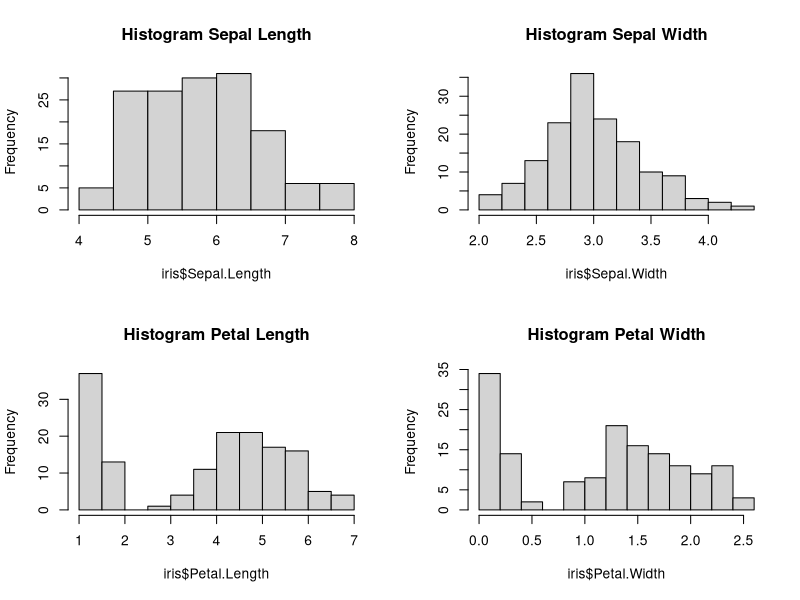
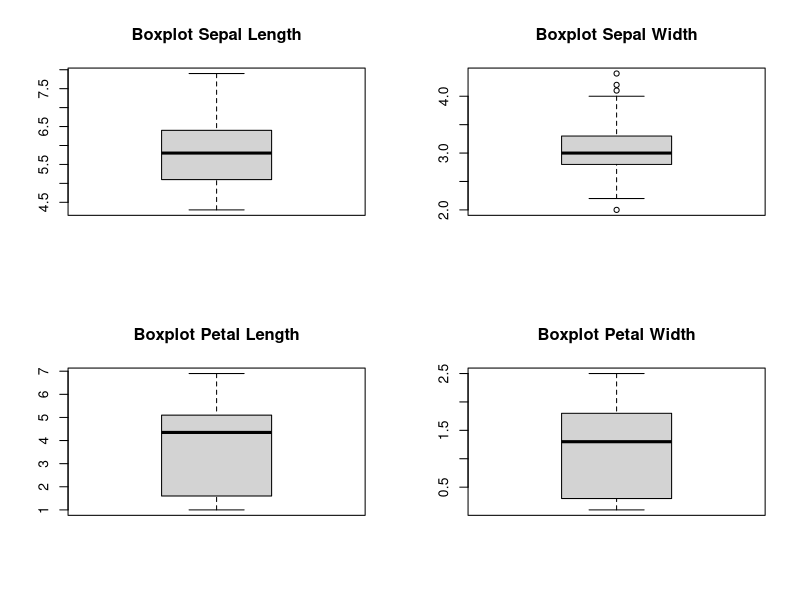
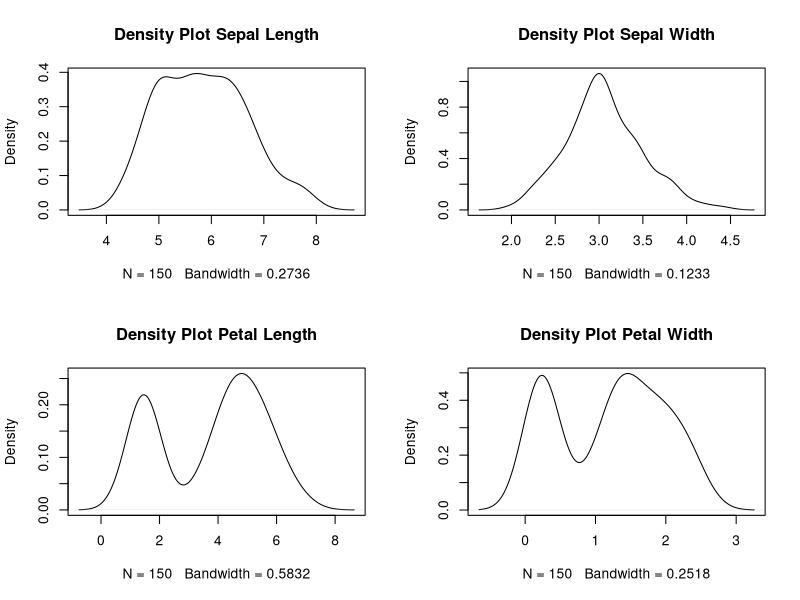
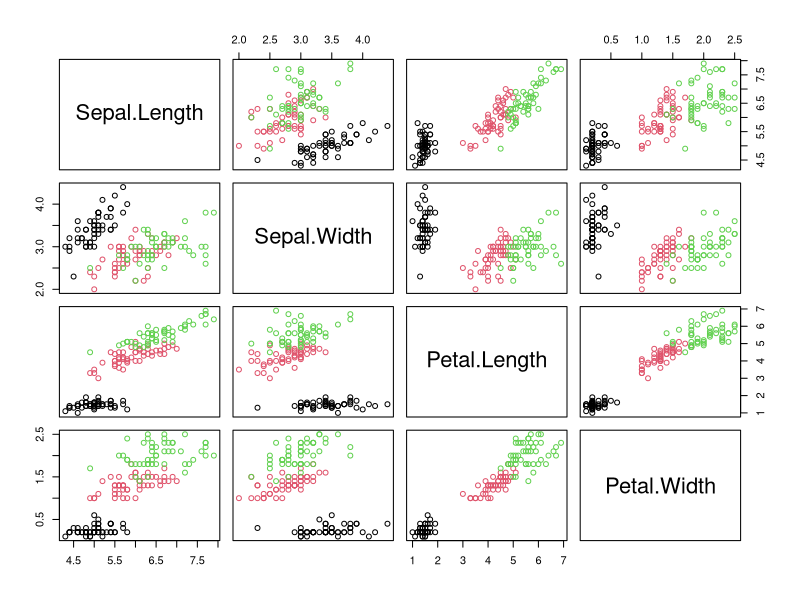
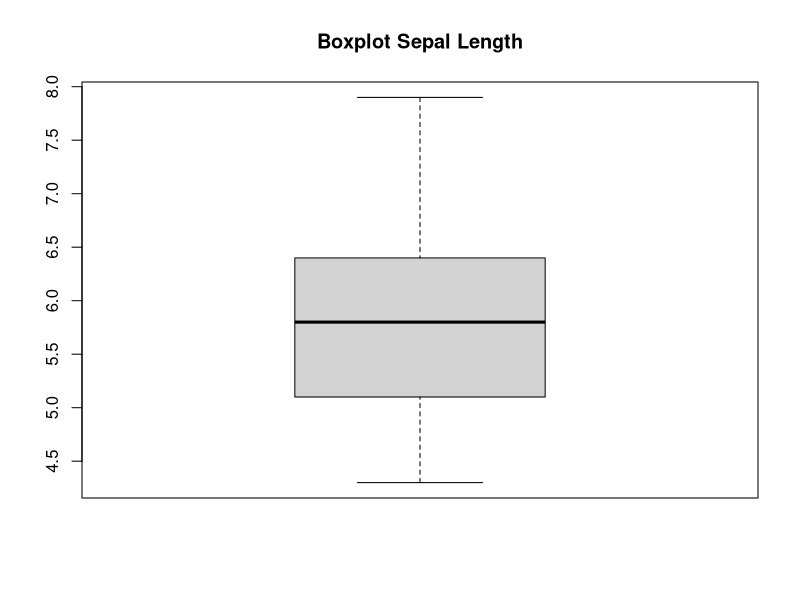

Write the R code that produced these figures, in order.
#Lista 7
#Laboratorium statystyczne
#Analiza statystyczna
#Sprawdź, czego dotyczy zbiór danych iris i jakie zmienne zawiera. Sporządź analizę tego zbioru. Na analizę powinny się składać:
  #wskaźniki liczbowe:
 # – miary położenia - średnia, kwartyle, moda,
#– miary rozproszenia (zmienności) - rozstęp, rozstęp międzykwartylowy, maksimum, minimum, wariancja, odchylenie standardowe,
#współczynnik zmienności,
#– miary asymetrii - współczynnik skośności,
#– miary spłaszczenia (koncentracji) - kurtoza,
# prezentacja graficzna danych:
 # – wykres słupkowy i kołowy,
#– histogram,
#– łamaną częstości,
#– wykres pudełkowy,
#– wykres gęstości,
#wykres zależności między zmiennymi ilościowymi z podziałem według
#zmiennej jakościowej,
# średnie dla każdej zmiennej w podziale wg zmiennej jakościowej,
# opis danych sklasyfikowanych jako odstające.
#Zinterpretuj wszystkie elementy analizy

# Wczytanie danych i ich opis
data(iris)
summary(iris)  # Podstawowe statystyki opisowe dla wszystkich zmiennych

# Miary położenia: średnia, kwartyle, moda
mean(iris$Sepal.Length)
mean(iris$Sepal.Width)
mean(iris$Petal.Length)
mean(iris$Petal.Width)

quantile(iris$Sepal.Length)
quantile(iris$Sepal.Width)
quantile(iris$Petal.Length)
quantile(iris$Petal.Width)

# Funkcja do obliczania mody (wartość najczęściej występującą)
getmode <- function(v) {
  uniqv <- unique(v)
  uniqv[which.max(tabulate(match(v, uniqv)))]
}

getmode(iris$Sepal.Length)
getmode(iris$Sepal.Width)
getmode(iris$Petal.Length)
getmode(iris$Petal.Width)

# Miary rozproszenia: rozstęp, wariancja, odchylenie standardowe
range(iris$Sepal.Length)
range(iris$Sepal.Width)
range(iris$Petal.Length)
range(iris$Petal.Width)

var(iris$Sepal.Length)
var(iris$Sepal.Width)
var(iris$Petal.Length)
var(iris$Petal.Width)

sd(iris$Sepal.Length)
sd(iris$Sepal.Width)
sd(iris$Petal.Length)
sd(iris$Petal.Width)

IQR(iris$Sepal.Length)  # Rozstęp międzykwartylowy
IQR(iris$Sepal.Width)
IQR(iris$Petal.Length)
IQR(iris$Petal.Width)

# Miary asymetrii: współczynnik skośności
install.packages("e1071")
library(e1071)

skewness(iris$Sepal.Length)
skewness(iris$Sepal.Width)
skewness(iris$Petal.Length)
skewness(iris$Petal.Width)

# Miary spłaszczenia: kurtoza
kurtosis(iris$Sepal.Length)
kurtosis(iris$Sepal.Width)
kurtosis(iris$Petal.Length)
kurtosis(iris$Petal.Width)

# Prezentacja graficzna:
par(mfrow=c(2,2))
hist(iris$Sepal.Length, main="Histogram Sepal Length")
hist(iris$Sepal.Width, main="Histogram Sepal Width")
hist(iris$Petal.Length, main="Histogram Petal Length")
hist(iris$Petal.Width, main="Histogram Petal Width")

par(mfrow=c(2,2))
boxplot(iris$Sepal.Length, main="Boxplot Sepal Length")
boxplot(iris$Sepal.Width, main="Boxplot Sepal Width")
boxplot(iris$Petal.Length, main="Boxplot Petal Length")
boxplot(iris$Petal.Width, main="Boxplot Petal Width")

# Wykresy gęstości
par(mfrow=c(2,2))
plot(density(iris$Sepal.Length), main="Density Plot Sepal Length")
plot(density(iris$Sepal.Width), main="Density Plot Sepal Width")
plot(density(iris$Petal.Length), main="Density Plot Petal Length")
plot(density(iris$Petal.Width), main="Density Plot Petal Width")

# Wykres zależności między zmiennymi ilościowymi z podziałem na zmienną jakościową (Species)
par(mfrow=c(1,1))
pairs(iris[,1:4], col=iris$Species)

# Obliczanie średnich dla każdej zmiennej w podziale wg zmiennej jakościowej
aggregate(iris[,1:4], by=list(Species=iris$Species), FUN=mean)

# Zidentyfikowanie i opisanie wartości odstających:
boxplot(iris$Sepal.Length, main="Boxplot Sepal Length", outline=TRUE)
